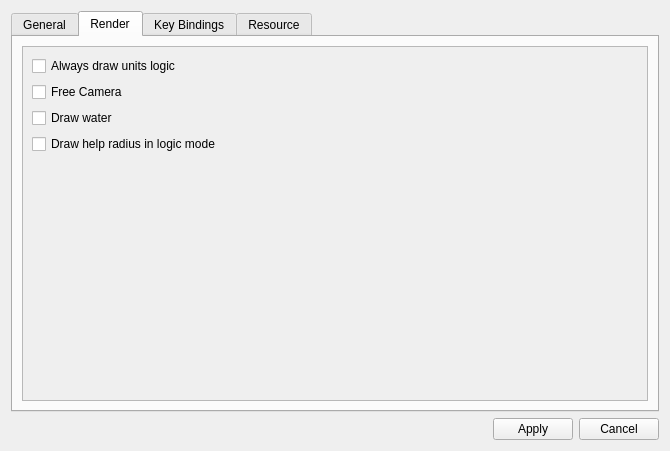
<?xml version="1.0" encoding="UTF-8"?>
<ui version="4.0">
 <class>CSettings</class>
 <widget class="QWidget" name="CSettings">
  <property name="geometry">
   <rect>
    <x>0</x>
    <y>0</y>
    <width>670</width>
    <height>451</height>
   </rect>
  </property>
  <property name="windowTitle">
   <string>Settings</string>
  </property>
  <layout class="QVBoxLayout" name="verticalLayout_3">
   <item>
    <widget class="QTabWidget" name="tabWidget">
     <property name="enabled">
      <bool>true</bool>
     </property>
     <property name="layoutDirection">
      <enum>Qt::LeftToRight</enum>
     </property>
     <property name="currentIndex">
      <number>1</number>
     </property>
     <widget class="QWidget" name="tabGeneral">
      <attribute name="title">
       <string>General</string>
      </attribute>
      <layout class="QHBoxLayout" name="horizontalLayout_3">
       <item>
        <widget class="QScrollArea" name="scrollArea">
         <property name="widgetResizable">
          <bool>true</bool>
         </property>
         <widget class="QWidget" name="scrollAreaWidgetContents">
          <property name="geometry">
           <rect>
            <x>0</x>
            <y>0</y>
            <width>628</width>
            <height>357</height>
           </rect>
          </property>
          <layout class="QGridLayout" name="gridLayout" columnstretch="1,3">
           <item row="0" column="0">
            <widget class="QCheckBox" name="dipEditSymmetric">
             <property name="text">
              <string>Two-way diplomacy changes</string>
             </property>
            </widget>
           </item>
           <item row="4" column="0">
            <layout class="QHBoxLayout" name="horizontalLayout_7">
             <item>
              <widget class="QLabel" name="label_38">
               <property name="text">
                <string>Log level</string>
               </property>
              </widget>
             </item>
             <item>
              <widget class="QSlider" name="logLevel">
               <property name="toolTip">
                <string>&lt;html&gt;&lt;head/&gt;&lt;body&gt;&lt;p&gt;0 - nothing&lt;/p&gt;&lt;p&gt;1-only errors&lt;/p&gt;&lt;p&gt;2-erorrs and warnings&lt;/p&gt;&lt;p&gt;3-any info&lt;/p&gt;&lt;p&gt;4-debug information&lt;/p&gt;&lt;/body&gt;&lt;/html&gt;</string>
               </property>
               <property name="maximum">
                <number>4</number>
               </property>
               <property name="orientation">
                <enum>Qt::Horizontal</enum>
               </property>
              </widget>
             </item>
            </layout>
           </item>
           <item row="1" column="0">
            <layout class="QHBoxLayout" name="horizontalLayout_13">
             <property name="rightMargin">
              <number>0</number>
             </property>
             <property name="bottomMargin">
              <number>0</number>
             </property>
             <item>
              <widget class="QLabel" name="labelSenseX">
               <property name="text">
                <string>Sense X:</string>
               </property>
              </widget>
             </item>
             <item>
              <widget class="QSlider" name="mouseSenseX">
               <property name="minimum">
                <number>1</number>
               </property>
               <property name="orientation">
                <enum>Qt::Horizontal</enum>
               </property>
              </widget>
             </item>
            </layout>
           </item>
           <item row="3" column="0">
            <layout class="QHBoxLayout" name="horizontalLayout_5">
             <property name="topMargin">
              <number>0</number>
             </property>
             <property name="rightMargin">
              <number>0</number>
             </property>
             <item>
              <widget class="QLabel" name="labelRangeInc">
               <property name="text">
                <string>Range auto inc</string>
               </property>
              </widget>
             </item>
             <item>
              <widget class="QLineEdit" name="rangeIncrement"/>
             </item>
            </layout>
           </item>
           <item row="2" column="0">
            <layout class="QHBoxLayout" name="horizontalLayout_14">
             <property name="rightMargin">
              <number>0</number>
             </property>
             <property name="bottomMargin">
              <number>0</number>
             </property>
             <item>
              <widget class="QLabel" name="labelSenseY">
               <property name="text">
                <string>Sense Y:</string>
               </property>
              </widget>
             </item>
             <item>
              <widget class="QSlider" name="mouseSenseY">
               <property name="minimum">
                <number>1</number>
               </property>
               <property name="orientation">
                <enum>Qt::Horizontal</enum>
               </property>
              </widget>
             </item>
            </layout>
           </item>
           <item row="5" column="0">
            <spacer name="verticalSpacer_2">
             <property name="orientation">
              <enum>Qt::Vertical</enum>
             </property>
             <property name="sizeHint" stdset="0">
              <size>
               <width>20</width>
               <height>209</height>
              </size>
             </property>
            </spacer>
           </item>
           <item row="2" column="1">
            <spacer name="horizontalSpacer_2">
             <property name="orientation">
              <enum>Qt::Horizontal</enum>
             </property>
             <property name="sizeHint" stdset="0">
              <size>
               <width>40</width>
               <height>20</height>
              </size>
             </property>
            </spacer>
           </item>
          </layout>
         </widget>
        </widget>
       </item>
      </layout>
     </widget>
     <widget class="QWidget" name="tabRender">
      <attribute name="title">
       <string>Render</string>
      </attribute>
      <layout class="QVBoxLayout" name="verticalLayout">
       <item>
        <widget class="QScrollArea" name="scrollArea_2">
         <property name="widgetResizable">
          <bool>true</bool>
         </property>
         <widget class="QWidget" name="scrollAreaWidgetContents_2">
          <property name="geometry">
           <rect>
            <x>0</x>
            <y>0</y>
            <width>628</width>
            <height>357</height>
           </rect>
          </property>
          <property name="layoutDirection">
           <enum>Qt::LeftToRight</enum>
          </property>
          <property name="autoFillBackground">
           <bool>true</bool>
          </property>
          <layout class="QVBoxLayout" name="verticalLayout_2">
           <property name="spacing">
            <number>6</number>
           </property>
           <property name="sizeConstraint">
            <enum>QLayout::SetDefaultConstraint</enum>
           </property>
           <property name="leftMargin">
            <number>9</number>
           </property>
           <property name="topMargin">
            <number>9</number>
           </property>
           <property name="rightMargin">
            <number>9</number>
           </property>
           <property name="bottomMargin">
            <number>9</number>
           </property>
           <item>
            <widget class="QCheckBox" name="drawLogic">
             <property name="text">
              <string>Always draw units logic</string>
             </property>
            </widget>
           </item>
           <item>
            <widget class="QCheckBox" name="freeCamera">
             <property name="text">
              <string>Free Camera</string>
             </property>
            </widget>
           </item>
           <item>
            <widget class="QCheckBox" name="drawWater">
             <property name="text">
              <string>Draw water</string>
             </property>
            </widget>
           </item>
           <item>
            <widget class="QCheckBox" name="drawHelp">
             <property name="text">
              <string>Draw help radius in logic mode</string>
             </property>
            </widget>
           </item>
           <item>
            <spacer name="verticalSpacer">
             <property name="orientation">
              <enum>Qt::Vertical</enum>
             </property>
             <property name="sizeHint" stdset="0">
              <size>
               <width>20</width>
               <height>40</height>
              </size>
             </property>
            </spacer>
           </item>
          </layout>
         </widget>
        </widget>
       </item>
      </layout>
     </widget>
     <widget class="QWidget" name="tabKeyBindings">
      <attribute name="title">
       <string>Key Bindings</string>
      </attribute>
      <layout class="QVBoxLayout" name="verticalLayout_4">
       <item>
        <widget class="QScrollArea" name="scrollArea_4">
         <property name="widgetResizable">
          <bool>true</bool>
         </property>
         <widget class="QWidget" name="scrollAreaWidgetContents_4">
          <property name="geometry">
           <rect>
            <x>0</x>
            <y>0</y>
            <width>614</width>
            <height>487</height>
           </rect>
          </property>
          <layout class="QHBoxLayout" name="horizontalLayout">
           <item>
            <layout class="QHBoxLayout" name="horizontalLayout_12">
             <item>
              <layout class="QFormLayout" name="formLayout_3">
               <item row="0" column="0" colspan="2">
                <widget class="QLabel" name="label_5">
                 <property name="font">
                  <font>
                   <pointsize>12</pointsize>
                  </font>
                 </property>
                 <property name="text">
                  <string>Moving operations</string>
                 </property>
                </widget>
               </item>
               <item row="1" column="0">
                <widget class="QLabel" name="label_3">
                 <property name="text">
                  <string>Forward</string>
                 </property>
                </widget>
               </item>
               <item row="1" column="1">
                <widget class="QKeySequenceEdit" name="keySequenceEdit">
                 <property name="keySequence">
                  <string>W</string>
                 </property>
                </widget>
               </item>
               <item row="2" column="0">
                <widget class="QLabel" name="label_10">
                 <property name="text">
                  <string>Backward</string>
                 </property>
                </widget>
               </item>
               <item row="2" column="1">
                <widget class="QKeySequenceEdit" name="keySequenceEdit_2">
                 <property name="keySequence">
                  <string>S</string>
                 </property>
                </widget>
               </item>
               <item row="3" column="0">
                <widget class="QLabel" name="label_13">
                 <property name="text">
                  <string>Move Left</string>
                 </property>
                </widget>
               </item>
               <item row="3" column="1">
                <widget class="QKeySequenceEdit" name="keySequenceEdit_5">
                 <property name="keySequence">
                  <string>A</string>
                 </property>
                </widget>
               </item>
               <item row="4" column="0">
                <widget class="QLabel" name="label_14">
                 <property name="text">
                  <string>Move Right</string>
                 </property>
                </widget>
               </item>
               <item row="4" column="1">
                <widget class="QKeySequenceEdit" name="keySequenceEdit_6">
                 <property name="keySequence">
                  <string>D</string>
                 </property>
                </widget>
               </item>
               <item row="5" column="0">
                <widget class="QLabel" name="label_15">
                 <property name="text">
                  <string>Move Up</string>
                 </property>
                </widget>
               </item>
               <item row="5" column="1">
                <widget class="QKeySequenceEdit" name="keySequenceEdit_7">
                 <property name="keySequence">
                  <string>E</string>
                 </property>
                </widget>
               </item>
               <item row="6" column="0">
                <widget class="QLabel" name="label_16">
                 <property name="text">
                  <string>Move Down</string>
                 </property>
                </widget>
               </item>
               <item row="6" column="1">
                <widget class="QKeySequenceEdit" name="keySequenceEdit_8">
                 <property name="keySequence">
                  <string>Q</string>
                 </property>
                </widget>
               </item>
               <item row="7" column="0">
                <widget class="QLabel" name="label_28">
                 <property name="text">
                  <string>Reset camera</string>
                 </property>
                </widget>
               </item>
               <item row="7" column="1">
                <widget class="QKeySequenceEdit" name="keySequenceEdit_19">
                 <property name="keySequence">
                  <string>Ctrl+R</string>
                 </property>
                </widget>
               </item>
               <item row="8" column="0">
                <widget class="QLabel" name="label_37">
                 <property name="text">
                  <string>Move to selected</string>
                 </property>
                </widget>
               </item>
               <item row="8" column="1">
                <widget class="QKeySequenceEdit" name="keySequenceEdit_28">
                 <property name="keySequence">
                  <string>.</string>
                 </property>
                </widget>
               </item>
              </layout>
             </item>
            </layout>
           </item>
           <item>
            <layout class="QFormLayout" name="formLayout_4">
             <property name="topMargin">
              <number>0</number>
             </property>
             <property name="rightMargin">
              <number>0</number>
             </property>
             <item row="2" column="0">
              <widget class="QLabel" name="label_11">
               <property name="text">
                <string>Delete object</string>
               </property>
              </widget>
             </item>
             <item row="2" column="1">
              <widget class="QKeySequenceEdit" name="keySequenceEdit_3">
               <property name="keySequence">
                <string>Del</string>
               </property>
              </widget>
             </item>
             <item row="3" column="0">
              <widget class="QLabel" name="label_12">
               <property name="text">
                <string>Unload active MOB / MPR</string>
               </property>
              </widget>
             </item>
             <item row="3" column="1">
              <widget class="QKeySequenceEdit" name="keySequenceEdit_4">
               <property name="keySequence">
                <string>U</string>
               </property>
              </widget>
             </item>
             <item row="0" column="0" colspan="2">
              <widget class="QLabel" name="label_17">
               <property name="font">
                <font>
                 <pointsize>12</pointsize>
                </font>
               </property>
               <property name="text">
                <string>Edit operations</string>
               </property>
              </widget>
             </item>
             <item row="7" column="0">
              <widget class="QLabel" name="label_21">
               <property name="text">
                <string>Switch operation mode</string>
               </property>
              </widget>
             </item>
             <item row="7" column="1">
              <widget class="QKeySequenceEdit" name="keySequenceEdit_12">
               <property name="keySequence">
                <string>Ctrl+Tab</string>
               </property>
              </widget>
             </item>
             <item row="8" column="0">
              <widget class="QLabel" name="label_22">
               <property name="text">
                <string>Switch active MOB</string>
               </property>
              </widget>
             </item>
             <item row="8" column="1">
              <widget class="QKeySequenceEdit" name="keySequenceEdit_13">
               <property name="keySequence">
                <string>Ctrl+T</string>
               </property>
              </widget>
             </item>
             <item row="9" column="0">
              <widget class="QLabel" name="label_25">
               <property name="text">
                <string>Move selected objects</string>
               </property>
              </widget>
             </item>
             <item row="9" column="1">
              <widget class="QKeySequenceEdit" name="keySequenceEdit_16">
               <property name="keySequence">
                <string>G</string>
               </property>
              </widget>
             </item>
             <item row="10" column="0">
              <widget class="QLabel" name="label_26">
               <property name="text">
                <string>Rotate selected objects</string>
               </property>
              </widget>
             </item>
             <item row="10" column="1">
              <widget class="QKeySequenceEdit" name="keySequenceEdit_17">
               <property name="keySequence">
                <string>R</string>
               </property>
              </widget>
             </item>
             <item row="11" column="0">
              <widget class="QLabel" name="label_27">
               <property name="text">
                <string>Scale selected objects</string>
               </property>
              </widget>
             </item>
             <item row="11" column="1">
              <widget class="QKeySequenceEdit" name="keySequenceEdit_18">
               <property name="keySequence">
                <string>T</string>
               </property>
              </widget>
             </item>
             <item row="12" column="0">
              <widget class="QLabel" name="label_29">
               <property name="text">
                <string>Copy selected objects</string>
               </property>
              </widget>
             </item>
             <item row="12" column="1">
              <widget class="QKeySequenceEdit" name="keySequenceEdit_20">
               <property name="keySequence">
                <string>Ctrl+C</string>
               </property>
              </widget>
             </item>
             <item row="13" column="0">
              <widget class="QLabel" name="label_30">
               <property name="text">
                <string>Paste copied objects</string>
               </property>
              </widget>
             </item>
             <item row="13" column="1">
              <widget class="QKeySequenceEdit" name="keySequenceEdit_21">
               <property name="keySequence">
                <string>Ctrl+V</string>
               </property>
              </widget>
             </item>
             <item row="15" column="0">
              <widget class="QLabel" name="label_31">
               <property name="text">
                <string>Hide selected objects</string>
               </property>
              </widget>
             </item>
             <item row="15" column="1">
              <widget class="QKeySequenceEdit" name="keySequenceEdit_22">
               <property name="keySequence">
                <string>H</string>
               </property>
              </widget>
             </item>
             <item row="16" column="0">
              <widget class="QLabel" name="label_32">
               <property name="text">
                <string>Unhide objects</string>
               </property>
              </widget>
             </item>
             <item row="16" column="1">
              <widget class="QKeySequenceEdit" name="keySequenceEdit_23">
               <property name="keySequence">
                <string>Alt+H</string>
               </property>
              </widget>
             </item>
             <item row="1" column="0">
              <widget class="QLabel" name="label_20">
               <property name="text">
                <string>Create new object</string>
               </property>
              </widget>
             </item>
             <item row="1" column="1">
              <widget class="QKeySequenceEdit" name="keySequenceEdit_11">
               <property name="keySequence">
                <string>Ctrl+N</string>
               </property>
              </widget>
             </item>
             <item row="4" column="0">
              <widget class="QLabel" name="label_33">
               <property name="text">
                <string>Undo command</string>
               </property>
              </widget>
             </item>
             <item row="4" column="1">
              <widget class="QKeySequenceEdit" name="keySequenceEdit_24">
               <property name="keySequence">
                <string>Ctrl+Z</string>
               </property>
              </widget>
             </item>
             <item row="5" column="0">
              <widget class="QLabel" name="label_34">
               <property name="text">
                <string>Redo command</string>
               </property>
              </widget>
             </item>
             <item row="5" column="1">
              <widget class="QKeySequenceEdit" name="keySequenceEdit_25">
               <property name="keySequence">
                <string>Ctrl+Y</string>
               </property>
              </widget>
             </item>
             <item row="6" column="0">
              <widget class="QLabel" name="label_35">
               <property name="text">
                <string>Open MOB parameters</string>
               </property>
              </widget>
             </item>
             <item row="6" column="1">
              <widget class="QKeySequenceEdit" name="keySequenceEdit_26">
               <property name="keySequence">
                <string>Ctrl+P</string>
               </property>
              </widget>
             </item>
             <item row="14" column="0">
              <widget class="QLabel" name="label_36">
               <property name="text">
                <string>Cut selected objects</string>
               </property>
              </widget>
             </item>
             <item row="14" column="1">
              <widget class="QKeySequenceEdit" name="keySequenceEdit_27">
               <property name="keySequence">
                <string>Ctrl+X</string>
               </property>
              </widget>
             </item>
            </layout>
           </item>
           <item>
            <layout class="QFormLayout" name="formLayout_6">
             <property name="leftMargin">
              <number>0</number>
             </property>
             <item row="1" column="0">
              <widget class="QLabel" name="label_2">
               <property name="text">
                <string>Add Patrol Point</string>
               </property>
              </widget>
             </item>
             <item row="1" column="1">
              <widget class="QKeySequenceEdit" name="keySequenceEdit_10">
               <property name="keySequence">
                <string>P</string>
               </property>
              </widget>
             </item>
             <item row="0" column="0" colspan="2">
              <widget class="QLabel" name="label_18">
               <property name="font">
                <font>
                 <pointsize>12</pointsize>
                </font>
               </property>
               <property name="text">
                <string>Logic operations</string>
               </property>
              </widget>
             </item>
             <item row="2" column="0">
              <widget class="QLabel" name="label_19">
               <property name="text">
                <string>Add Look Point</string>
               </property>
              </widget>
             </item>
             <item row="2" column="1">
              <widget class="QKeySequenceEdit" name="keySequenceEdit_9">
               <property name="keySequence">
                <string>L</string>
               </property>
              </widget>
             </item>
             <item row="3" column="0">
              <widget class="QLabel" name="label_23">
               <property name="text">
                <string>Add trap zone</string>
               </property>
              </widget>
             </item>
             <item row="3" column="1">
              <widget class="QKeySequenceEdit" name="keySequenceEdit_14">
               <property name="keySequence">
                <string>P</string>
               </property>
              </widget>
             </item>
             <item row="4" column="0">
              <widget class="QLabel" name="label_24">
               <property name="text">
                <string>Add trap cast point</string>
               </property>
              </widget>
             </item>
             <item row="4" column="1">
              <widget class="QKeySequenceEdit" name="keySequenceEdit_15">
               <property name="keySequence">
                <string>L</string>
               </property>
              </widget>
             </item>
            </layout>
           </item>
          </layout>
         </widget>
        </widget>
       </item>
      </layout>
     </widget>
     <widget class="QWidget" name="tabResource">
      <attribute name="title">
       <string>Resource</string>
      </attribute>
      <layout class="QHBoxLayout" name="horizontalLayout_2">
       <item>
        <widget class="QScrollArea" name="scrollArea_3">
         <property name="widgetResizable">
          <bool>true</bool>
         </property>
         <widget class="QWidget" name="scrollAreaWidgetContents_3">
          <property name="geometry">
           <rect>
            <x>0</x>
            <y>0</y>
            <width>628</width>
            <height>357</height>
           </rect>
          </property>
          <layout class="QFormLayout" name="formLayout">
           <property name="sizeConstraint">
            <enum>QLayout::SetDefaultConstraint</enum>
           </property>
           <item row="0" column="0">
            <widget class="QLabel" name="label">
             <property name="text">
              <string>Figure Paths</string>
             </property>
            </widget>
           </item>
           <item row="0" column="1">
            <layout class="QHBoxLayout" name="horizontalLayout_4">
             <item>
              <widget class="QListWidget" name="figPaths">
               <property name="sizePolicy">
                <sizepolicy hsizetype="Expanding" vsizetype="Ignored">
                 <horstretch>0</horstretch>
                 <verstretch>0</verstretch>
                </sizepolicy>
               </property>
               <property name="autoScroll">
                <bool>true</bool>
               </property>
               <property name="autoScrollMargin">
                <number>16</number>
               </property>
              </widget>
             </item>
             <item>
              <layout class="QVBoxLayout" name="verticalLayout_5">
               <item>
                <widget class="QToolButton" name="figPathAdd">
                 <property name="text">
                  <string>+</string>
                 </property>
                </widget>
               </item>
               <item>
                <widget class="QToolButton" name="figPathRemove">
                 <property name="text">
                  <string> - </string>
                 </property>
                </widget>
               </item>
               <item>
                <widget class="QToolButton" name="figPathUp">
                 <property name="text">
                  <string>Up</string>
                 </property>
                </widget>
               </item>
               <item>
                <widget class="QToolButton" name="figPathDown">
                 <property name="text">
                  <string>Down</string>
                 </property>
                </widget>
               </item>
              </layout>
             </item>
            </layout>
           </item>
           <item row="1" column="0">
            <widget class="QLabel" name="label_4">
             <property name="text">
              <string>Texture Paths</string>
             </property>
            </widget>
           </item>
           <item row="1" column="1">
            <layout class="QHBoxLayout" name="horizontalLayout_6">
             <item>
              <widget class="QListWidget" name="texPaths">
               <property name="sizePolicy">
                <sizepolicy hsizetype="Expanding" vsizetype="Ignored">
                 <horstretch>0</horstretch>
                 <verstretch>0</verstretch>
                </sizepolicy>
               </property>
              </widget>
             </item>
             <item>
              <layout class="QVBoxLayout" name="verticalLayout_6">
               <item>
                <widget class="QToolButton" name="texPathAdd">
                 <property name="text">
                  <string>+</string>
                 </property>
                </widget>
               </item>
               <item>
                <widget class="QToolButton" name="texPathRemove">
                 <property name="text">
                  <string> - </string>
                 </property>
                </widget>
               </item>
               <item>
                <widget class="QToolButton" name="texPathUp">
                 <property name="text">
                  <string>Up</string>
                 </property>
                </widget>
               </item>
               <item>
                <widget class="QToolButton" name="texpathDown">
                 <property name="text">
                  <string>Down</string>
                 </property>
                </widget>
               </item>
              </layout>
             </item>
            </layout>
           </item>
           <item row="2" column="0">
            <widget class="QLabel" name="label_6">
             <property name="text">
              <string>Database Path (1)</string>
             </property>
            </widget>
           </item>
           <item row="2" column="1">
            <layout class="QHBoxLayout" name="horizontalLayout_8">
             <item>
              <widget class="QLineEdit" name="lineEdit_5">
               <property name="enabled">
                <bool>false</bool>
               </property>
              </widget>
             </item>
             <item>
              <widget class="QToolButton" name="toolButton_5">
               <property name="enabled">
                <bool>false</bool>
               </property>
               <property name="text">
                <string>...</string>
               </property>
              </widget>
             </item>
            </layout>
           </item>
           <item row="3" column="0">
            <widget class="QLabel" name="label_7">
             <property name="text">
              <string>Database Path (2)</string>
             </property>
            </widget>
           </item>
           <item row="3" column="1">
            <layout class="QHBoxLayout" name="horizontalLayout_9">
             <item>
              <widget class="QLineEdit" name="lineEdit_6">
               <property name="enabled">
                <bool>false</bool>
               </property>
              </widget>
             </item>
             <item>
              <widget class="QToolButton" name="toolButton_6">
               <property name="enabled">
                <bool>false</bool>
               </property>
               <property name="text">
                <string>...</string>
               </property>
              </widget>
             </item>
            </layout>
           </item>
           <item row="4" column="0">
            <widget class="QLabel" name="label_8">
             <property name="text">
              <string>Text Path (1)</string>
             </property>
            </widget>
           </item>
           <item row="4" column="1">
            <layout class="QHBoxLayout" name="horizontalLayout_10">
             <item>
              <widget class="QLineEdit" name="lineEdit_7">
               <property name="enabled">
                <bool>false</bool>
               </property>
              </widget>
             </item>
             <item>
              <widget class="QToolButton" name="toolButton_7">
               <property name="enabled">
                <bool>false</bool>
               </property>
               <property name="text">
                <string>...</string>
               </property>
              </widget>
             </item>
            </layout>
           </item>
           <item row="5" column="0">
            <widget class="QLabel" name="label_9">
             <property name="text">
              <string>Text Path (2)</string>
             </property>
            </widget>
           </item>
           <item row="5" column="1">
            <layout class="QHBoxLayout" name="horizontalLayout_11">
             <item>
              <widget class="QLineEdit" name="lineEdit_8">
               <property name="enabled">
                <bool>false</bool>
               </property>
              </widget>
             </item>
             <item>
              <widget class="QToolButton" name="toolButton_8">
               <property name="enabled">
                <bool>false</bool>
               </property>
               <property name="text">
                <string>...</string>
               </property>
              </widget>
             </item>
            </layout>
           </item>
          </layout>
         </widget>
        </widget>
       </item>
      </layout>
     </widget>
    </widget>
   </item>
   <item>
    <layout class="QHBoxLayout" name="buttonsLayout">
     <property name="topMargin">
      <number>0</number>
     </property>
     <item>
      <spacer name="horizontalSpacer">
       <property name="orientation">
        <enum>Qt::Horizontal</enum>
       </property>
       <property name="sizeHint" stdset="0">
        <size>
         <width>40</width>
         <height>20</height>
        </size>
       </property>
      </spacer>
     </item>
     <item>
      <widget class="QPushButton" name="buttonApply">
       <property name="text">
        <string>Apply</string>
       </property>
      </widget>
     </item>
     <item>
      <widget class="QPushButton" name="buttonCancel">
       <property name="text">
        <string>Cancel</string>
       </property>
      </widget>
     </item>
    </layout>
   </item>
  </layout>
 </widget>
 <resources/>
 <connections/>
</ui>
